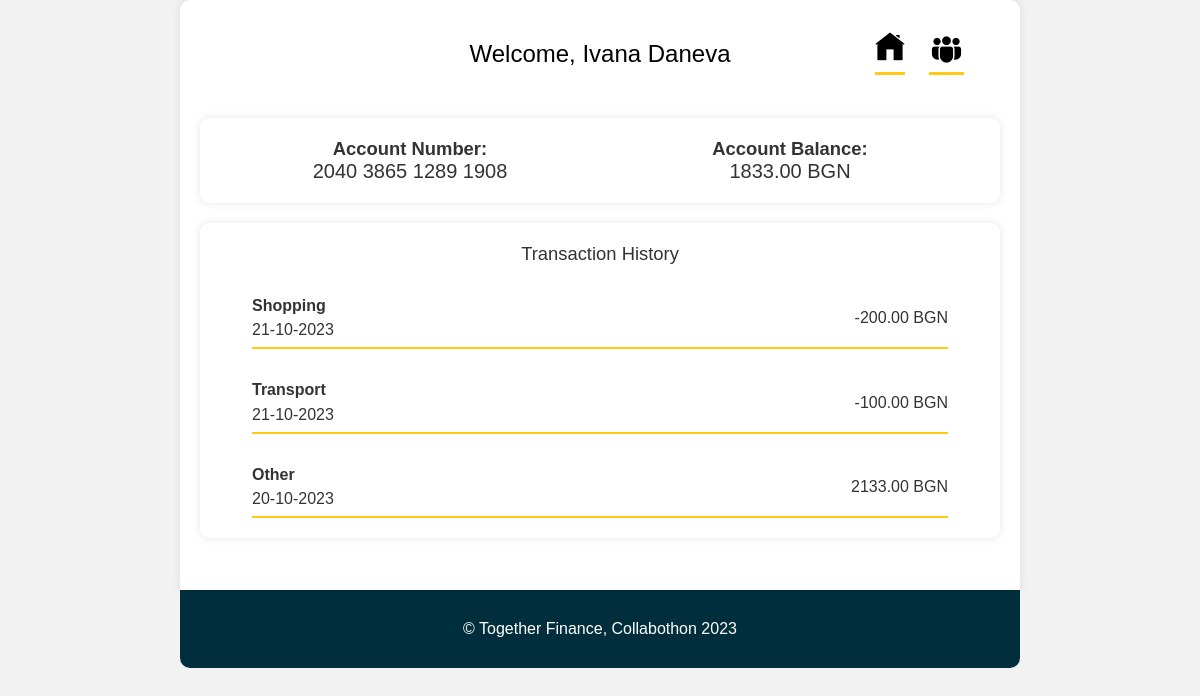
The app's page /, older data.
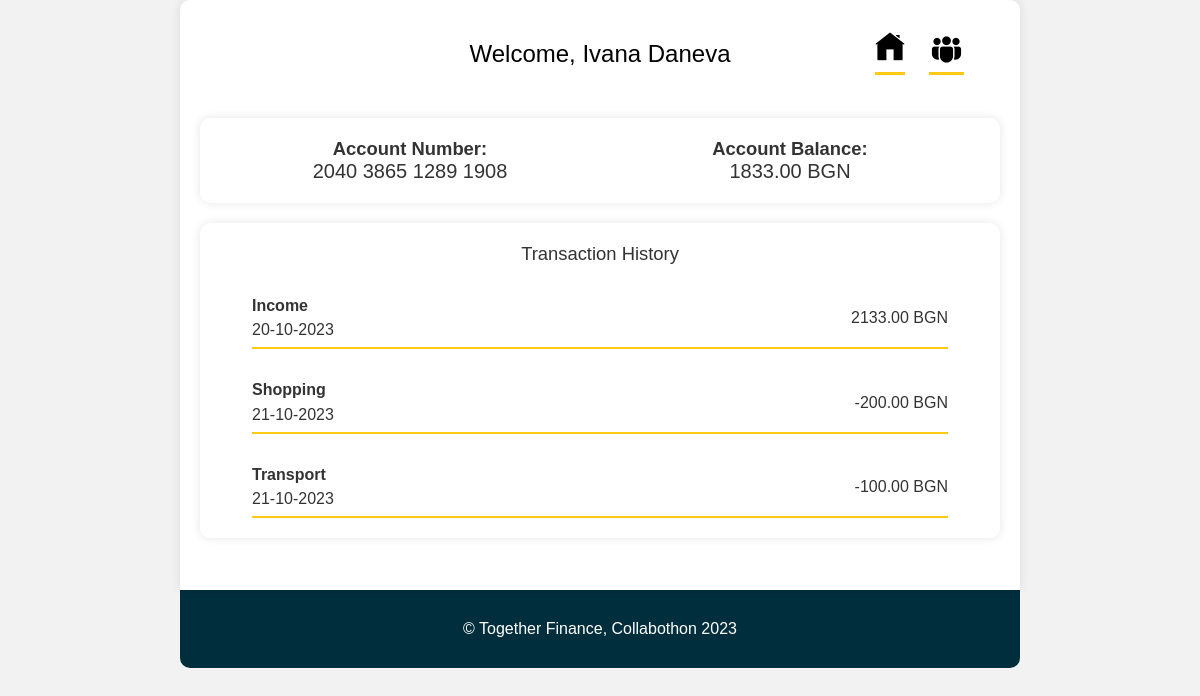
The same page, newer data.
### base/models.py (models this page shows, shortened)
class Transactions(models.Model):
    affected_account = models.ForeignKey(Account, on_delete=models.SET_NULL, null=True)
    amount = models.DecimalField(max_digits=20, decimal_places=2)
    updated = models.DateTimeField(auto_now=True)
    created = models.DateTimeField(auto_now_add=True)
    person = models.ForeignKey(Customer, on_delete=models.SET_NULL, null=True)
    category = models.CharField(max_length=20, choices=CATEGORIES, default="Other")
    class Meta:
        ordering = ["-updated", "-created"]

### base/views.py (the view)
# urls.py: path("", views.home_page, name="home"),
def home_page(request):
    account = Account.objects.get(id=1)
    transactions = Transactions.objects.filter(affected_account=account)
    account.amount = set_account_amount(account)
    context = {"account": account, "transactions": transactions
               }
    return render(request, "home.html", context)

### base/views.py (called while the page is built)
def set_account_amount(account):
    transactions = Transactions.objects.filter(affected_account=account)
    amount = 0
    for t in transactions:
        amount += t.amount
    return amount

### templates/home.html (shortened to what this page needs)
<!DOCTYPE html>
{% load static %}
<html lang="en">
<head>
    <link rel="stylesheet" href="{% static 'styles/style.css' %}">
</head>
  <body>
    <div class="container">
      <header>
        <h1>Welcome, {{account.holder.name}}</h1>
        <nav class="nav">
          <ul>
            <li>
              <a href="{% url 'home' %}"
                ><img src="{% static 'images/home-nav.png' %}" class="home-img"
              /></a>
            </li>
            <li>
              <a href="{% url 'family' %}">
                <img src="{% static 'images/members.png' %}" class="members-img" />
              </a>
            </li>
          </ul>
        </nav>
      </header>
      <section class="tab-content">
        <div class="tab home-tab active">
          <section class="account-info">
            <div class="account-details">
              <h2>Account Number:</h2>
              <p>{{account.number}}</p>
            </div>
            <div class="account-balance">
              <h2>Account Balance:</h2>
              <p>{{ account.amount }} BGN</p>
            </div>
          </section>
          <section class="transaction-history">
            <h2 class="transactions-heading">Transaction History</h2>
            <div class="transaction-list">
                {% for t in transactions %}
              <div class="transaction-container">
                <article class="transaction">
                  <div class="name-date">
                    <p class="trans-name">{{ t.category }}</p>
                    <p class="trans-date">{{ t.created|date:"d-m-Y" }}</p>
                  </div>
                  <div class="value">{{t.amount}} BGN</div>
                </article>
                <div class="separator"></div>
              </div>
                {% endfor %}
            </div>
          </section>
        </div>
      </section>
    </div>
    <footer>
      <p>&copy; Together Finance, Collabothon 2023</p>
    </footer>
  </body>
</html>

Row changes from the older to the newer data that the page shows:
changed Transactions: category "Other" → "Income"; moves up the list
